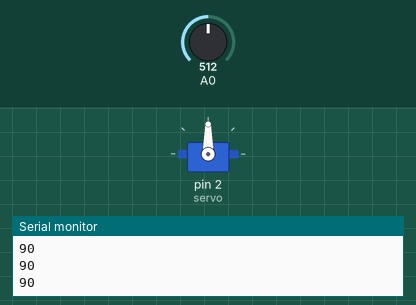
A sketch run on a simulated Arduino Uno, built with avr-gcc and run on an emulated ATmega328P. Parts: servo, the last lines printed to the serial monitor. The test bench sets the inputs (shaded band); at power-on: A0 = 512.

Above: at 1.2 s.
1.3 s: A0 set to 716
At 2.0 s:
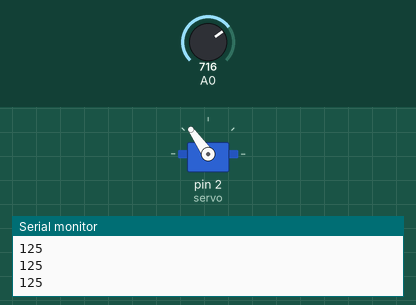
2.8 s: A0 set to 900
At 3.1 s:
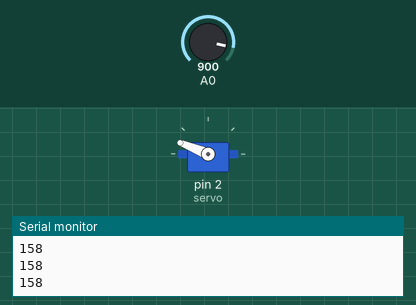
4.3 s: A0 set to 1023
At 5.4 s:
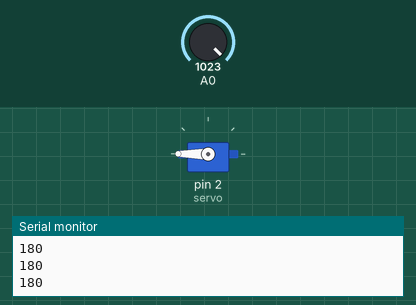
5.8 s: A0 set to 306
At 6.6 s:
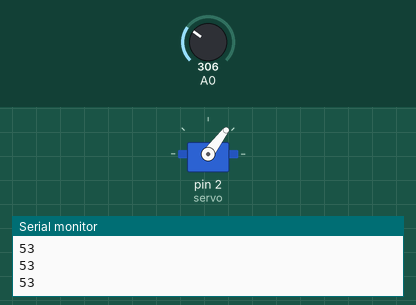
7.3 s: A0 set to 122
At 8.5 s:
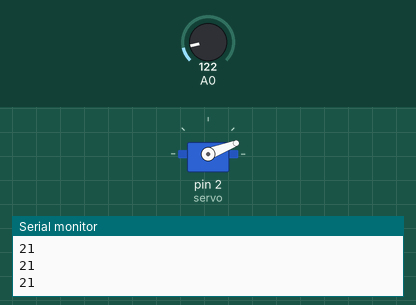
8.8 s: A0 set to 0
At 9.8 s:
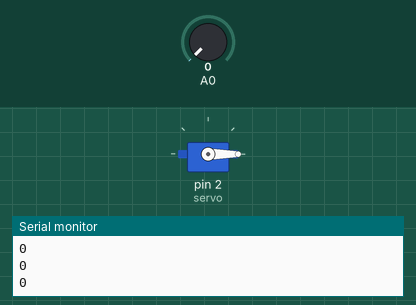
Timing chart, 0 to 11.3 s (numbered marks = the images above; inputs shaded):
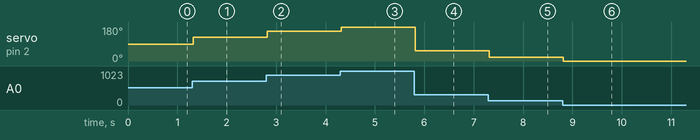

The sketch:

Servomotor_SyncPotenciometro.ino
```cpp
#include <Servo.h>

Servo servo;
int angulo = 0;

void setup() {

  servo.attach(2);
  servo.write(0);
  Serial.begin(9600);

}

void loop() {

  angulo = map(analogRead(A0), 0, 1023, 0, 180);
//  angulo = constrain(angulo, 0, 180);
  Serial.println(angulo);
  servo.write(angulo);
  delay(25);

}
```

Measured:
- after the input at 1.3 s, servo on pin 2 (servo): 90° → 125° at once
- after the input at 2.8 s, servo on pin 2 (servo): 125° → 158° at once
- after the input at 4.3 s, servo on pin 2 (servo): 158° → 180° at once
- after the input at 5.8 s, servo on pin 2 (servo): 180° → 53° at once
- after the input at 7.3 s, servo on pin 2 (servo): 53° → 21° at once
- after the input at 8.8 s, servo on pin 2 (servo): 21° → 0° at once
